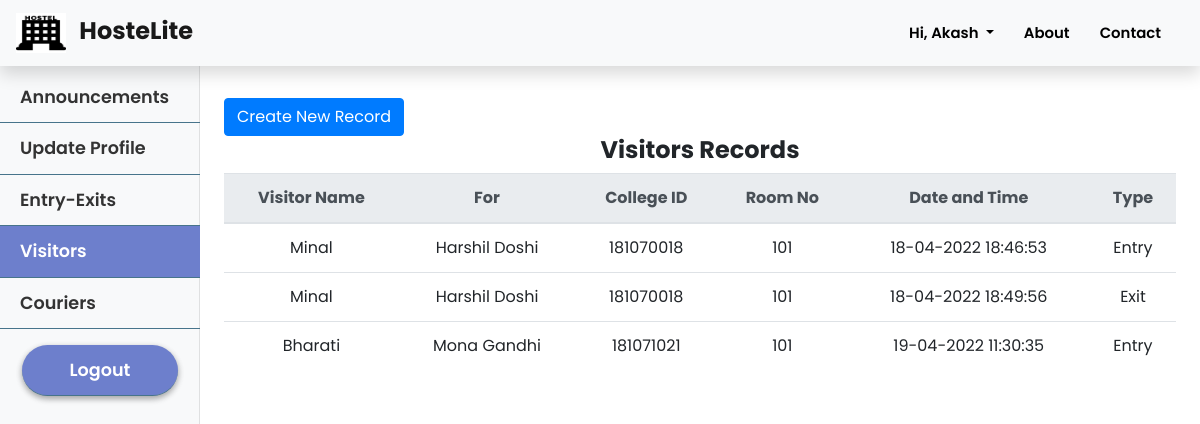
Page /guard/visitors (signed in) on the committed database.
### hostelmanagement/models.py (models this page shows, shortened)
class User(db.Model, UserMixin):
    id = db.Column(db.Integer, primary_key=True)
    college_id = db.Column(db.String(9), unique=True, nullable=False)
    firstname = db.Column(db.String(20), nullable=False)
    lastname = db.Column(db.String(20), nullable=False)
    email = db.Column(db.String(120), unique=True, nullable=False)
    password = db.Column(db.String(60), nullable=False)
    phone = db.Column(db.String(10), unique=True, nullable=False)
    address = db.Column(db.Text, nullable=False)
    course = db.Column(db.String(20),nullable=True)
    department = db.Column(db.String(20), nullable=True)
    user_type = db.Column(db.Integer, nullable = False, default=1)
    room_no = db.Column(db.Integer, nullable = True)
    announcements = db.relationship('Announcement', backref='author', lazy=True)
    complaints = db.relationship('Complaint', backref='author', lazy=True)
    mess_menu = db.relationship('MessMenu', backref='author', lazy=True)
    courier = db.relationship('Courier', backref='user', lazy=True)
    exitentry = db.relationship('ExitEntry', backref='user', lazy=True)
    visitor = db.relationship('Visitor', backref='user', lazy=True)

class Visitor(db.Model):
    id = db.Column(db.Integer, primary_key = True)
    name = db.Column(db.String(10), nullable = False)
    hostel_block = db.Column(db.String(1), nullable = False)
    room_no = db.Column(db.Integer, nullable = False)
    for_user_id = db.Column(db.Integer, db.ForeignKey('user.id'), nullable = False)
    status = db.Column(db.Integer, nullable = False, default = 0)
    datetime = db.Column(db.DateTime, nullable = False, default = datetime.utcnow)

### hostelmanagement/routes.py (the view)
@app.route('/guard/visitors')
@login_required
def visitors_records():
    visitors = Visitor.query.all()
    return render_template('guard/visitors.html', visitors = visitors)

### hostelmanagement/models.py (called while the page is built)
@login_manager.user_loader
def load_user(user_id):
    return User.query.get(int(user_id))

### hostelmanagement/templates/guard/visitors.html
{% extends 'guard/guard_layout.html' %}
{% block guard_visitors %}active{% endblock %}
{% block guard_content %}
<div class="oneGrid">
    <a class="btn btn-primary create-btn" type="submit" href="{{url_for('new_visitor_record')}}">Create New Record</a>
</div>
    {% if visitors %}
        <h4 style="text-align: center; font-weight: bold;">Visitors Records</h4>
        <table class=" table table-hover">
            <thead class='thead-light'>
                <tr>
                    <th>Visitor Name</th>
                    <th>For</th>
                    <th>College ID</th>
                    <th>Room No</th>
                    <th>Date and Time</th>
                    <th>Type</th>
                </tr>
            </thead>
            <tbody>
                {% for visitor in visitors %}
                <tr>
                    <td>{{visitor.name}}</td>
                    <td>{{visitor.user.firstname}} {{visitor.user.lastname}}</td>
                    <td>{{visitor.user.college_id}}</td>
                    <td>{{visitor.room_no}}</td>
                    <td>{{visitor.datetime.strftime('%d-%m-%Y %H:%M:%S')}}</td>
                    {% if visitor.status %}
                        <td>Exit</td>
                    {% else %}
                        <td>Entry</td>
                    {% endif %}
                </tr>
            {% endfor %}
            </tbody>
        </table>
    {% else %}
        <h3>No Entries Yet</h3>
    {% endif %}
{% endblock guard_content %}

### hostelmanagement/templates/layout.html (shortened to what this page needs)
<!DOCTYPE html>
<html>
<head>
    <link rel="stylesheet" href="https://cdn.jsdelivr.net/npm/bootstrap@4.5.3/dist/css/bootstrap.min.css">
    <link rel='stylesheet' href="{{ url_for('static', filename='style.css') }}">
    <link rel="stylesheet" href="https://use.fontawesome.com/releases/v5.8.1/css/all.css"
 />
</head>
<body>
    <section id="landingPage">
        <nav class="navbar sticky-top shadow navbar-expand-lg navbar-light bg-light">
            <a class="navbar-brand col-md-3 col-lg-2 mr-0 pl-0 pr-0" href="{{url_for('index')}}">
                <img width="50" height="40" class="d-inline-block align-top" alt="" loading="lazy">
                <strong class="pl-2 mt-2" style="font-size:1.2em;">HosteLite</strong>
            </a>
            <ul class='navbar-nav ml-auto mr-2'>
                {% if not current_user.is_authenticated %}
                    <li class="nav-item">
                        <a class="nav-link" href="{{ url_for('about') }}">About</a>
                    </li>
                    <li class="nav-item">
                        <a class="nav-link" href="{{ url_for('contact') }}">Contact</a>
                    </li>
                    <li class="nav-item">
                        <a class="nav-link" href="{{ url_for('login') }}">Log In</a>
                    </li>
                    <li class="nav-item">
                        <a class="nav-link toButton pl-15 pr-15" style="color: white; font-weight: 600" href="{{ url_for('application') }}">Apply Now</a>
                    </li>
                {% else %}
                    <li class="nav-item dropdown">
                        <a class="nav-link dropdown-toggle" href="#" id="navbarDropdown" role="button" data-toggle="dropdown" aria-haspopup="true" aria-expanded="false">
                            Hi, {{ current_user.firstname }}
                        </a>
                    </li>
                    <li class="nav-item">
                        <a class="nav-link" href="{{ url_for('about') }}">About</a>
                    </li>
                    <li class="nav-item">
                        <a class="nav-link" href="{{ url_for('contact') }}">Contact</a>
                    </li>
                {% endif %}
            </ul>
        </nav>
    </section>
    {% block content %}
    {% endblock %}
</body>
</html>

### hostelmanagement/static/style.css (style rules this page uses)
* { margin: 0; padding: 0; font-family: "Poppins", sans-serif; font-size: 16px; box-sizing: border-box; }
body { padding-top: 70px; overflow-x:hidden; scroll-behavior: smooth; }
#landingPage nav { position: fixed; width: 100%; opacity: 1; background-color: rgba(255, 255, 255); }
#landingPage nav ul a { font-size: 0.93em; font-weight: 600; text-decoration: none; padding: 10px 15px; text-align: center; color: #000; }
td,th { text-align: center; }
.oneGrid { display: grid; grid-template-columns: repeat(1, 1fr); gap: 16px; margin-top: 20px; }
.create-btn { margin-right: auto; }

### rows in the picture
User: firstname "Akash"
Visitor: name "Minal", user.firstname "Harshil", user.lastname "Doshi", user.college_id "181070018", room_no "101", datetime "18-04-2022 18:46:53", status "Entry"
Visitor: name "Minal", user.firstname "Harshil", user.lastname "Doshi", user.college_id "181070018", room_no "101", datetime "18-04-2022 18:49:56", status "Exit"
Visitor: name "Bharati", user.firstname "Mona", user.lastname "Gandhi", user.college_id "181071021", room_no "101", datetime "19-04-2022 11:30:35", status "Entry"
